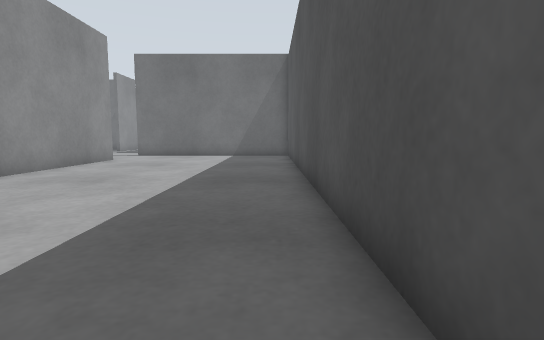
[1] (above)

24 first-person views from a walk through a robot-simulator world made for Gazebo. The camera is 0.5 m above the floor, tilts 6° down and sees 80° across. The floor is counted in squares, 0.5 m on a side. Each view is taken from the middle of a square. On the plan, view 1 faces up. The plan holds only what a view shows up to about 12 squares ahead; the rest is blank. The place goes on beyond the plan. The robots in the file are not drawn.

[2]
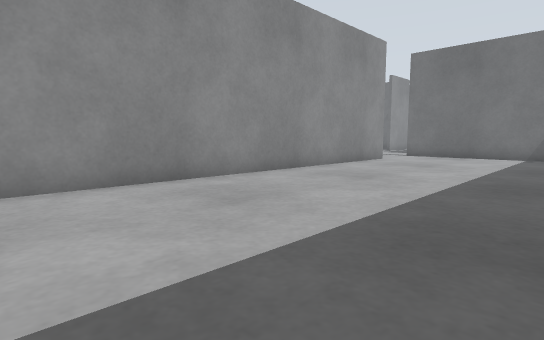

[3]
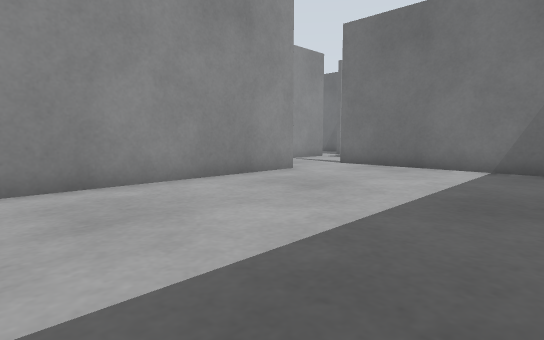

[4]
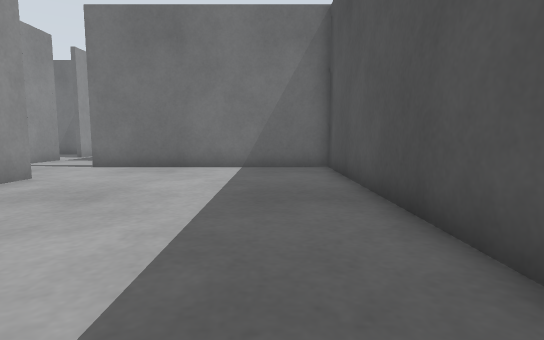

[5]
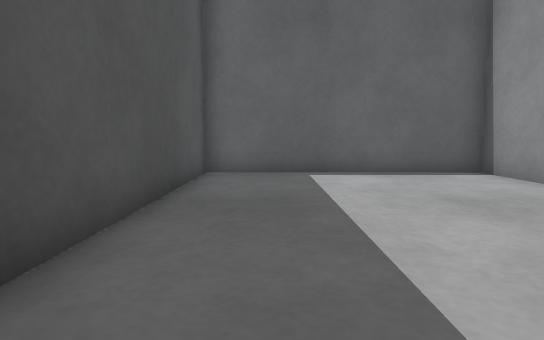

[6]
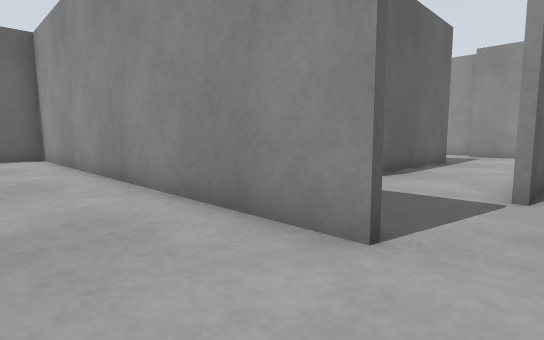

[7]
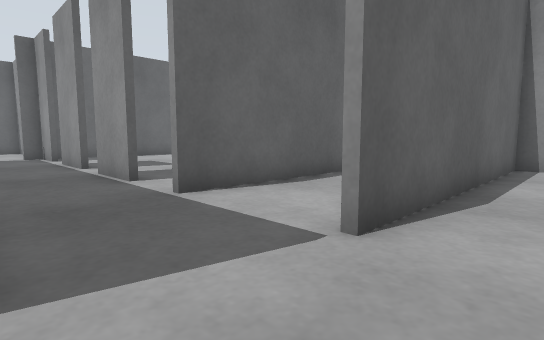

[8]
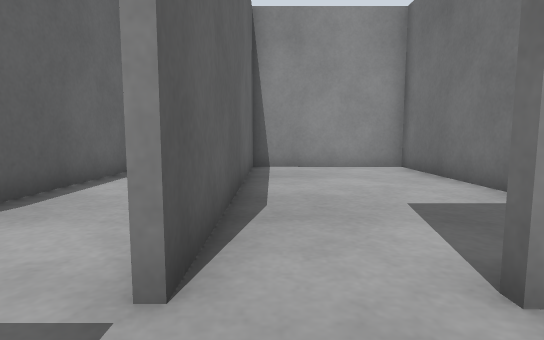

[9]
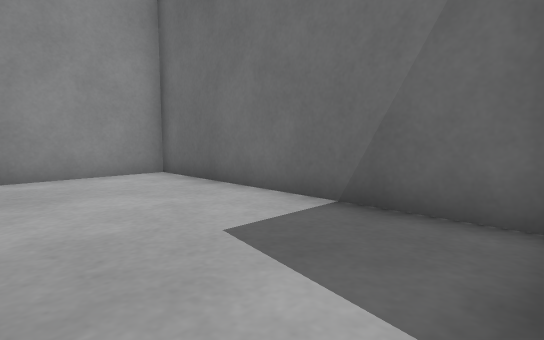

[10]
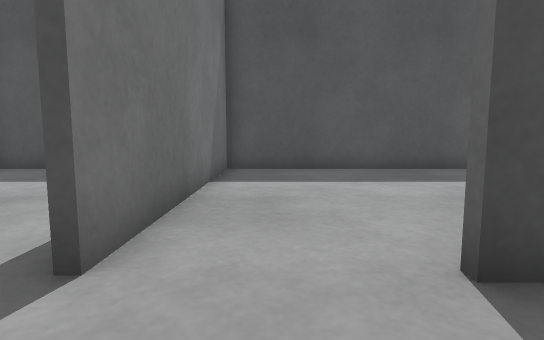

[11]
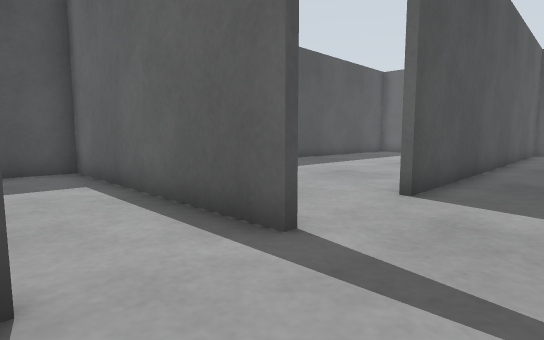

[12]
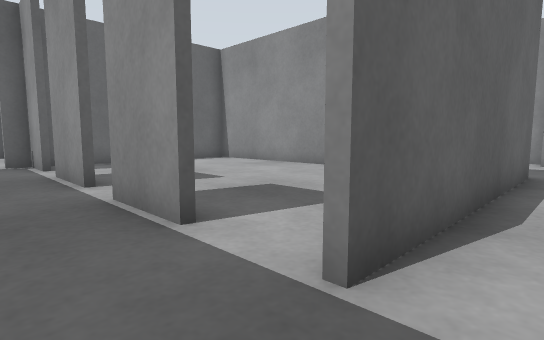

[13]
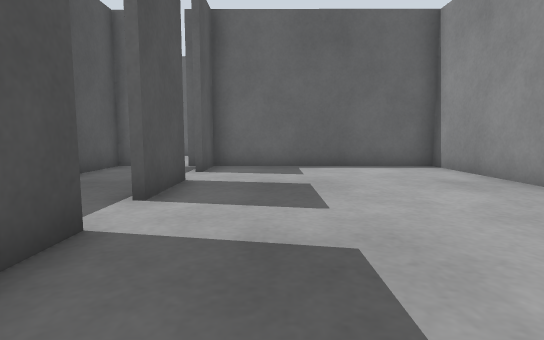

[14]
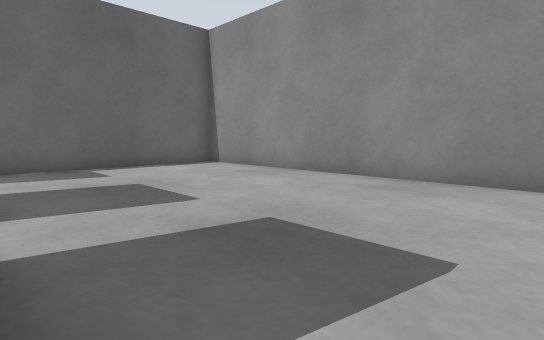

[15]
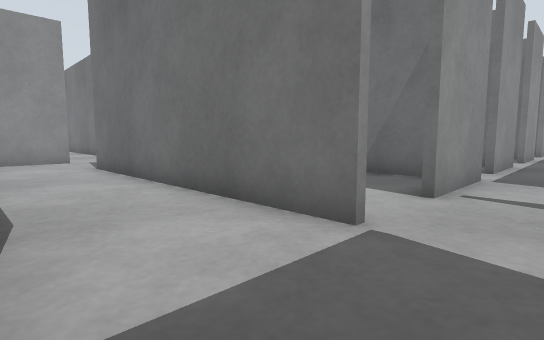

[16]
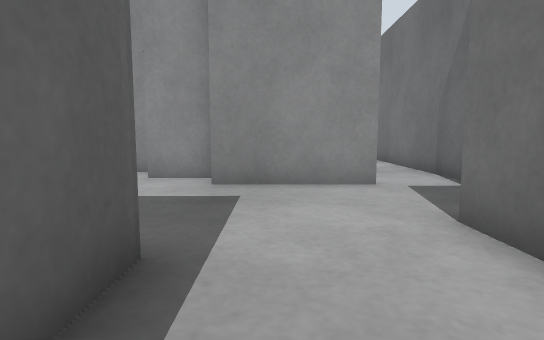

[17]
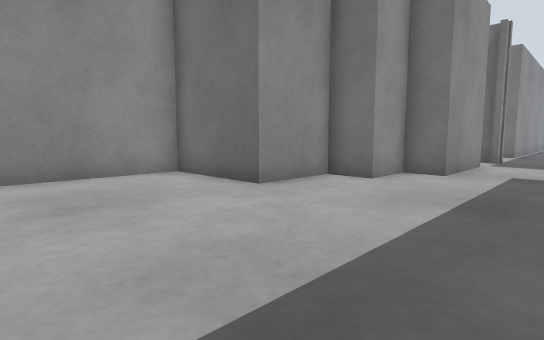

[18]
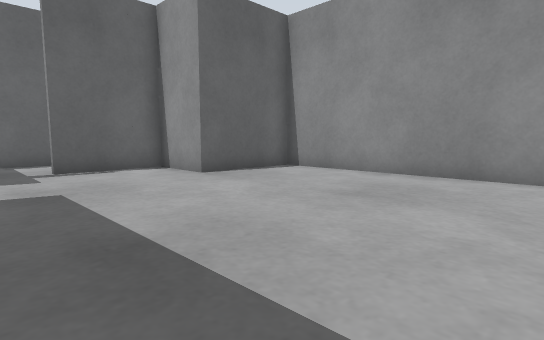

[19]
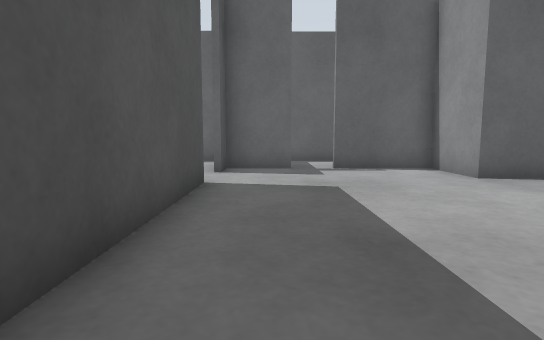

[20]
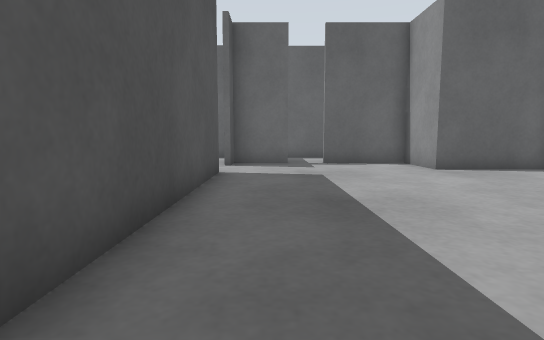

[21]
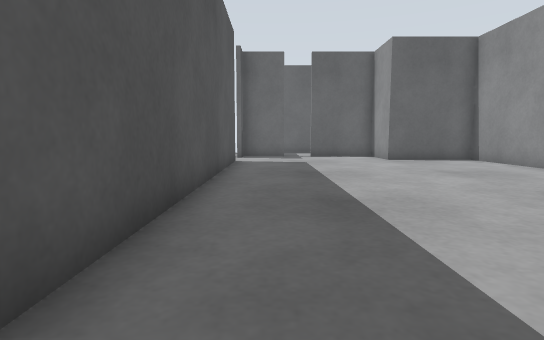

[22]
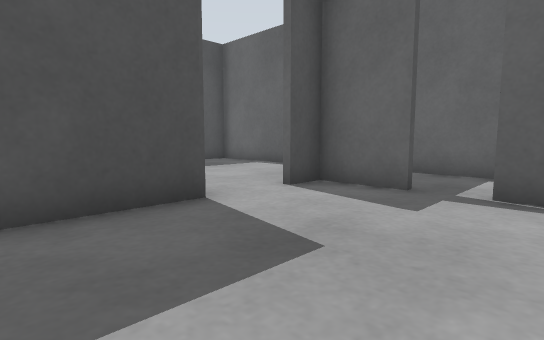

[23]
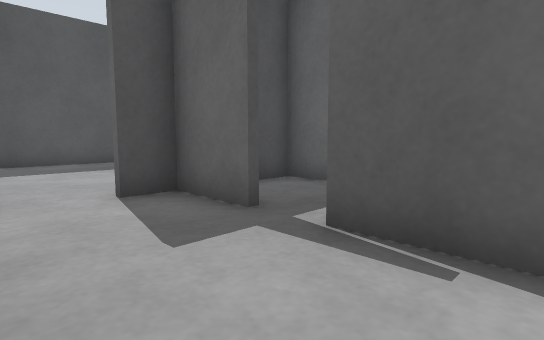

[24]
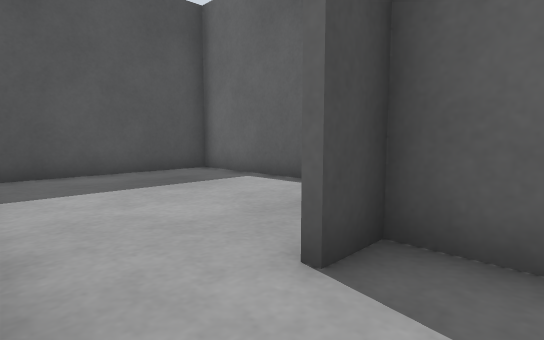

### Floor plan
Points are (right, up) in squares from view 1. A wall is a line through its corners. A room is listed if a view was taken in it or the views show most of it. See-through windows are left out.
Room 1 (views 1, 2, 3, 4, 5, 6, 7, 8, 10, 12, 15)
walls: (-6.9, 10.4) (-6.9, 13.7); (-6.7, 13.7) (-6.7, -0.9); (-7.4, -0.7) (0.8, -0.7) (0.8, 18.2); (0.9, 16.4) (-6.9, 16.4)
ways out: opening at (-10, 15.5) to room 2; opening at (-8, 17) to room 3; opening at (-8.5, 11) to room 4; opening at (-9, 12.5) to room 5
Room 2 (view 9)
walls: (-10.3, 19.2) (-18.5, 19.2) (-18.5, 14.4) (-9.8, 14.4)
ways out: opening at (-10, 15.5) to room 1
Room 3 (view 11)
walls: (-6.9, 16.6) (0.9, 16.6); (-9.8, 19.5) (-9.8, 16.3)
ways out: opening at (-8, 17) to room 1
Room 4 (views 13, 14)
walls: (-9.8, 5.1) (-9.8, 2.6); (-10, 6.6) (-10, 7.7); (-10, 2.6) (-10, 5.1); (-9.8, 8.8) (-9.8, 6.6); (-9.8, 1.1) (-9.8, -0.7) (-9.1, -0.7); (-6.9, 3.7) (-6.9, 10.4); (-17.4, 9.5) (-17.3, -0.7) (-10, -0.7) (-10, 1.1); (-6.9, -0.9) (-6.9, 1.5)
ways out: opening at (-8.5, 11) to room 1; opening at (-8.5, -0.5)
Room 5 (views 16, 17, 18, 19, 20, 21, 22, 23, 24)
walls: (-17.6, 10.9) (-9.8, 10.9); (-17.5, -1) (-17.6, 10.5); (-19.6, -3.9) (-17.5, -3.9) (-17.5, -2.9); (-21.6, 14.2) (-21.6, 10.8) (-22.7, 10.8) (-22.7, 9) (-23.9, 9) (-23.9, 6.6) (-27.4, 6.6) (-27.4, -1.6) (-23.9, -1.6) (-23.9, -3.9) (-20.9, -3.9); (-9.8, 14.2) (-18.8, 14.2)
ways out: opening at (-9, 12.5) to room 1; opening at (-17.5, -2) to room 6; opening at (-20.5, 14) to room 7; opening at (-20, -4); gap at (-21, -4)
Room 6 (no view inside)
walls: (-14.1, -7) (-10.1, -7) (-10, -1.7)
ways out: opening at (-17.5, -2) to room 5
Room 7 (no view inside)
walls: (-21.6, 16.4) (-22.6, 16.4)
ways out: opening at (-20.5, 14) to room 5; opening at (-22, 15); opening at (-20.5, 16)

Positions as (right, up) in squares from view 1, and headings:
1: (0, 0), facing up
2: (0, 0), facing up-left
3: (0, 6), facing up-left
4: (-1, 6), facing up
5: (-1, 8), facing down
6: (-4, 15), facing down-left
7: (-7, 16), facing down-left
8: (-8, 15), facing left
9: (-10, 15), facing up-left
10: (-9, 15), facing right
11: (-9, 19), facing down-right
12: (-8, 12), facing down-left
13: (-12, 10), facing down
14: (-10, 10), facing down-left
15: (-8, 11), facing up-left
16: (-15, 12), facing left
17: (-19, 2), facing up-left
18: (-19, 6), facing down-left
19: (-19, 6), facing down
20: (-19, 8), facing down
21: (-19, 12), facing down
22: (-22, 2), facing down-right
23: (-23, -1), facing down-right
24: (-19, -1), facing down-right
